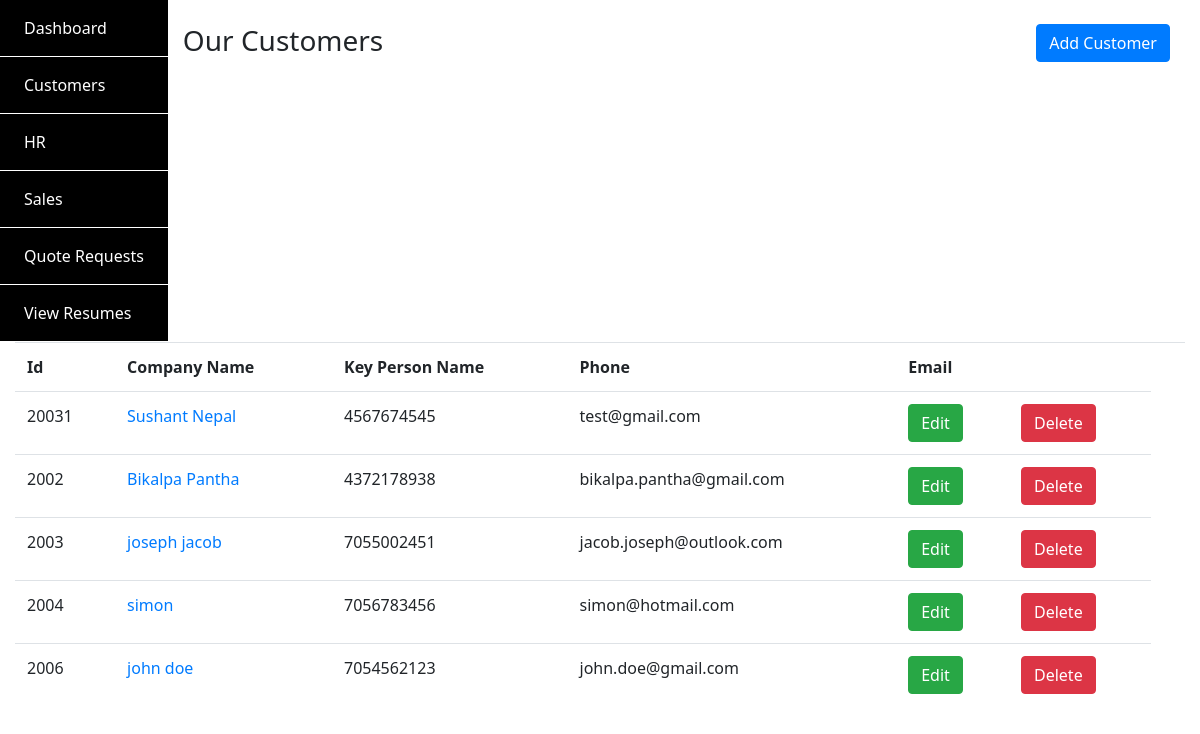
The app's page /customers/ with its own data.
### SiteApp/models.py (models this page shows, shortened)
class Customer(models.Model):
    customer_id = models.IntegerField()
    company_name = models.CharField(max_length=200)
    key_person_name = models.CharField(max_length=200)
    key_person_contact = models.BigIntegerField()
    address = models.CharField(max_length=200)
    email = models.EmailField()
    def get_absolute_url(self):
        pass

### SiteApp/views.py (the view)
# urls.py: path('customers/', views.ListCustomers, name='list_customers'),
def ListCustomers(request):
    customers = Customer.objects.all()
    return render(request, 'SiteApp/list_customers.html', {'customers': customers})

### SiteApp/Templates/SiteApp/list_customers.html
{% extends 'backend_base.html' %} {% block content %}
<div class="container-fluid py-4">
  <div class="row">
    <div class="col-sm-6">
      <h3>Our Customers</h3>
    </div>
    <div class="col-sm-6">
      <a href="{% url 'add_customer' %}" class="btn btn-primary float-right"
        >Add Customer</a
      >
    </div>
  </div>
  <div class="article">
    <table class="table mt-4">
      <tr>
        <th>Id</th>
        <th>Company Name</th>
        <th>Key Person Name</th>
        <th>Phone</th>
        <th>Email</th>
        <th></th>
        <th></th>
      </tr>
      {% for customer in customers %}
      <tr>
        <td><span>{{customer.customer_id}}</span></td>
        <td>
          <a href="{{customer.get_absolute_url }}"
            >{{customer.key_person_name}}
          </a>
        </td>
        <td><span>{{customer.key_person_contact}}</span></td>
        <td><span>{{customer.email}}</span></td>
        <td>
          <span><a href="#" class="btn btn-success">Edit</a></span>
        </td>
        <td>
          <span><a href="#" class="btn btn-danger">Delete</a></span>
        </td>
      </tr>
      {% endfor %}
    </table>
  </div>
</div>
{% endblock %}

### SiteApp/static/SiteApp/css/style.css (style rules this page uses)
* { font-family: "Noto Sans", sans-serif; transition: all ease-in 0.2s; }

### records on screen
Customer: customer_id "20031", key_person_name "Sushant Nepal", key_person_contact "4567674545", email "test@gmail.com"
Customer: customer_id "2002", key_person_name "Bikalpa Pantha", key_person_contact "4372178938", email "bikalpa.pantha@gmail.com"
Customer: customer_id "2003", key_person_name "joseph jacob", key_person_contact "7055002451", email "jacob.joseph@outlook.com"
Customer: customer_id "2004", key_person_name "simon", key_person_contact "7056783456", email "simon@hotmail.com"
Customer: customer_id "2006", key_person_name "john doe", key_person_contact "7054562123", email "john.doe@gmail.com"
